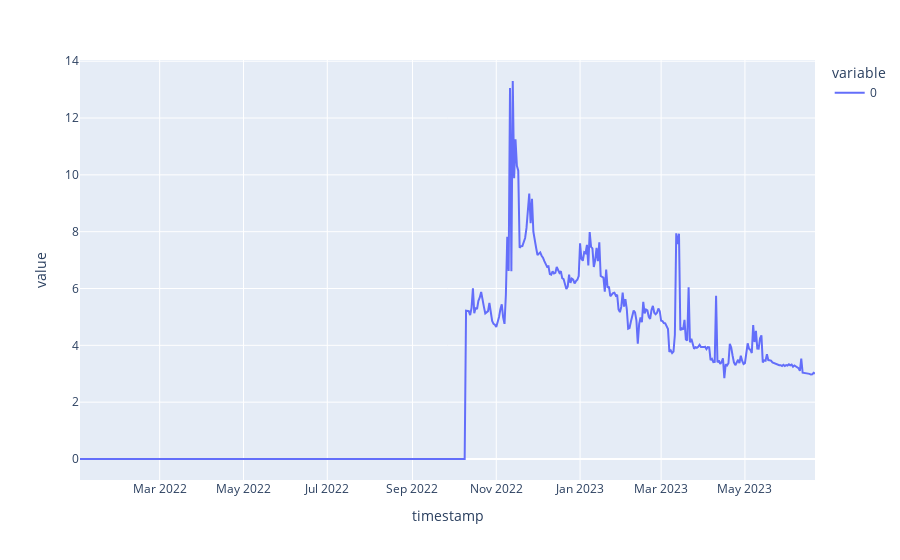

Notebook code cell kept with this figure:
### Code cell
px.line(stETH_eth_apr_df[['raw_base_apr', 'raw_fee_apr', 'raw_incentive_apr', 'raw_price_apr']].sum(axis=1))

### Figure 1 — Plotly figure (JSON) as saved in the notebook; plotly's stock layout.template omitted (floating-point values rounded to 4 significant figures; data arrays with more than 128 entries replaced by an {"elided": "..."} marker saying what was removed)
{"data": [{"hovertemplate": "variable=0<br>timestamp=%{x}<br>value=%{y}<extra></extra>", "legendgroup": "0", "line": {"color": "#636efa", "dash": "solid"}, "marker": {"symbol": "circle"}, "mode": "lines", "name": "0", "orientation": "v", "showlegend": true, "type": "scatter", "x": {"elided": "536 str values"}, "xaxis": "x", "y": {"elided": "536 float values"}, "yaxis": "y"}], "layout": {"legend": {"title": {"text": "variable"}, "tracegroupgap": 0}, "margin": {"t": 60}, "xaxis": {"anchor": "y", "domain": [0, 1], "title": {"text": "timestamp"}}, "yaxis": {"anchor": "x", "domain": [0, 1], "title": {"text": "value"}}}}
